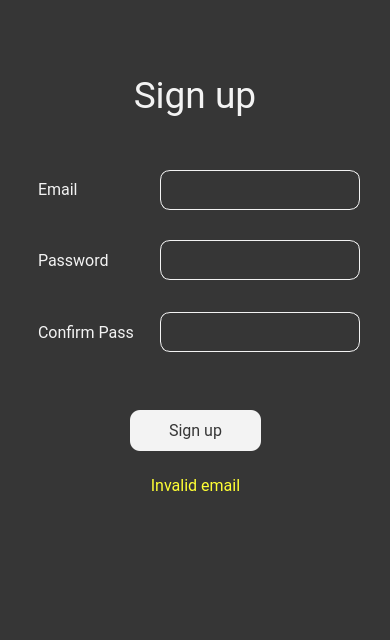
<?xml version="1.0" encoding="UTF-8"?>
<ui version="4.0">
 <class>Dialog</class>
 <widget class="QDialog" name="Dialog">
  <property name="geometry">
   <rect>
    <x>0</x>
    <y>0</y>
    <width>390</width>
    <height>640</height>
   </rect>
  </property>
  <property name="windowTitle">
   <string>Sign Up</string>
  </property>
  <property name="windowIcon">
   <iconset>
    <normaloff>icon/add-user.png</normaloff>icon/add-user.png</iconset>
  </property>
  <property name="styleSheet">
   <string notr="true">background : #363636;</string>
  </property>
  <widget class="QLabel" name="label">
   <property name="geometry">
    <rect>
     <x>0</x>
     <y>60</y>
     <width>390</width>
     <height>71</height>
    </rect>
   </property>
   <property name="sizePolicy">
    <sizepolicy hsizetype="Preferred" vsizetype="Preferred">
     <horstretch>0</horstretch>
     <verstretch>0</verstretch>
    </sizepolicy>
   </property>
   <property name="font">
    <font>
     <family>Roboto</family>
     <pointsize>28</pointsize>
    </font>
   </property>
   <property name="styleSheet">
    <string notr="true">color: rgb(243,243,243)</string>
   </property>
   <property name="text">
    <string>Sign up</string>
   </property>
   <property name="alignment">
    <set>Qt::AlignCenter</set>
   </property>
  </widget>
  <widget class="QLabel" name="invalid">
   <property name="geometry">
    <rect>
     <x>0</x>
     <y>470</y>
     <width>391</width>
     <height>31</height>
    </rect>
   </property>
   <property name="font">
    <font>
     <family>Roboto</family>
     <pointsize>12</pointsize>
    </font>
   </property>
   <property name="styleSheet">
    <string notr="true">color: #FFFF33;</string>
   </property>
   <property name="text">
    <string>Invalid email</string>
   </property>
   <property name="alignment">
    <set>Qt::AlignCenter</set>
   </property>
  </widget>
  <widget class="QLineEdit" name="password">
   <property name="geometry">
    <rect>
     <x>160</x>
     <y>240</y>
     <width>200</width>
     <height>40</height>
    </rect>
   </property>
   <property name="sizePolicy">
    <sizepolicy hsizetype="Expanding" vsizetype="Fixed">
     <horstretch>0</horstretch>
     <verstretch>0</verstretch>
    </sizepolicy>
   </property>
   <property name="font">
    <font>
     <family>Roboto</family>
     <pointsize>10</pointsize>
    </font>
   </property>
   <property name="styleSheet">
    <string notr="true">
color: rgb(243,243,243);
border-radius: 10px;
border: 1px solid rgb(243,243,243)</string>
   </property>
   <property name="text">
    <string/>
   </property>
  </widget>
  <widget class="QLabel" name="label_2">
   <property name="geometry">
    <rect>
     <x>38</x>
     <y>179</y>
     <width>71</width>
     <height>21</height>
    </rect>
   </property>
   <property name="font">
    <font>
     <family>Roboto</family>
     <pointsize>12</pointsize>
    </font>
   </property>
   <property name="styleSheet">
    <string notr="true">color: rgb(243,243,243)</string>
   </property>
   <property name="text">
    <string>Email</string>
   </property>
  </widget>
  <widget class="QLabel" name="label_3">
   <property name="geometry">
    <rect>
     <x>38</x>
     <y>250</y>
     <width>111</width>
     <height>21</height>
    </rect>
   </property>
   <property name="font">
    <font>
     <family>Roboto</family>
     <pointsize>12</pointsize>
    </font>
   </property>
   <property name="styleSheet">
    <string notr="true">color: rgb(243,243,243)</string>
   </property>
   <property name="text">
    <string>Password</string>
   </property>
  </widget>
  <widget class="QLabel" name="label_4">
   <property name="geometry">
    <rect>
     <x>38</x>
     <y>322</y>
     <width>121</width>
     <height>21</height>
    </rect>
   </property>
   <property name="font">
    <font>
     <family>Roboto</family>
     <pointsize>12</pointsize>
    </font>
   </property>
   <property name="styleSheet">
    <string notr="true">color: rgb(243,243,243)</string>
   </property>
   <property name="text">
    <string>Confirm Pass</string>
   </property>
  </widget>
  <widget class="QPushButton" name="signupbutton">
   <property name="geometry">
    <rect>
     <x>130</x>
     <y>410</y>
     <width>131</width>
     <height>41</height>
    </rect>
   </property>
   <property name="font">
    <font>
     <family>Roboto</family>
     <pointsize>12</pointsize>
    </font>
   </property>
   <property name="styleSheet">
    <string notr="true">background: rgb(243, 243, 243);
color: rgb(54, 54, 54);
border-radius: 10px;
border: none;</string>
   </property>
   <property name="text">
    <string>Sign up</string>
   </property>
  </widget>
  <widget class="QPushButton" name="btnback">
   <property name="geometry">
    <rect>
     <x>57</x>
     <y>74</y>
     <width>61</width>
     <height>41</height>
    </rect>
   </property>
   <property name="styleSheet">
    <string notr="true">border: none
</string>
   </property>
   <property name="text">
    <string/>
   </property>
   <property name="icon">
    <iconset>
     <normaloff>icon/back.png</normaloff>icon/back.png</iconset>
   </property>
   <property name="iconSize">
    <size>
     <width>64</width>
     <height>64</height>
    </size>
   </property>
  </widget>
  <widget class="QLineEdit" name="email">
   <property name="geometry">
    <rect>
     <x>160</x>
     <y>170</y>
     <width>200</width>
     <height>40</height>
    </rect>
   </property>
   <property name="font">
    <font>
     <family>Roboto</family>
     <pointsize>10</pointsize>
    </font>
   </property>
   <property name="styleSheet">
    <string notr="true">color: rgb(243,243,243);
border-radius: 10px;
border: 1px solid rgb(243,243,243);</string>
   </property>
  </widget>
  <widget class="QLineEdit" name="confirmpass">
   <property name="geometry">
    <rect>
     <x>160</x>
     <y>312</y>
     <width>200</width>
     <height>40</height>
    </rect>
   </property>
   <property name="font">
    <font>
     <family>Roboto</family>
     <pointsize>10</pointsize>
    </font>
   </property>
   <property name="styleSheet">
    <string notr="true">color: rgb(243,243,243);
border-radius: 10px;
border: 1px solid rgb(243,243,243)</string>
   </property>
  </widget>
 </widget>
 <resources/>
 <connections/>
</ui>
